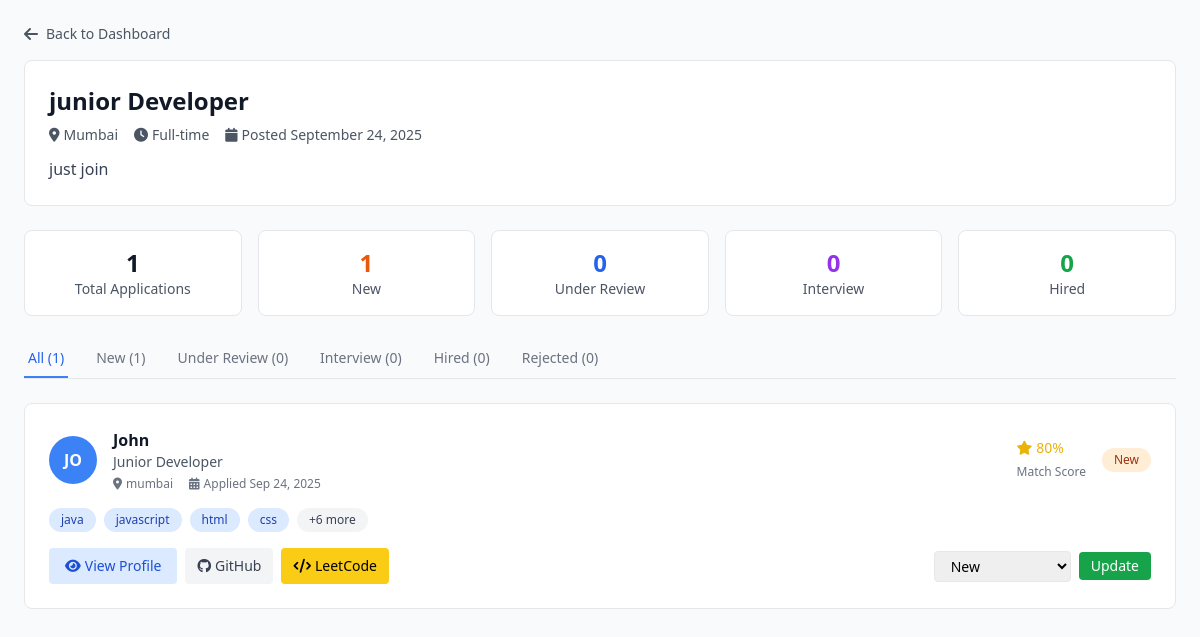
Page /recruiter/job/9/applications/ (signed in) on the committed database.
### jobs/models.py (models this page shows, shortened)
class Job(models.Model):
    recruiter = models.ForeignKey(settings.AUTH_USER_MODEL, on_delete=models.CASCADE, related_name='jobs')
    title = models.CharField(max_length=255)
    department = models.CharField(max_length=255, blank=True, null=True)
    job_type = models.CharField(max_length=20, choices=JOB_TYPE_CHOICES, default='full-time')
    location = models.CharField(max_length=255, blank=True, null=True)
    salary_min = models.PositiveIntegerField(blank=True, null=True)
    salary_max = models.PositiveIntegerField(blank=True, null=True)
    description = models.TextField(blank=True, null=True)
    requirements = models.JSONField(default=list, blank=True)
    benefits = models.JSONField(default=list, blank=True)
    status = models.CharField(max_length=20, choices=STATUS_CHOICES, default='draft')
    created_at = models.DateTimeField(auto_now_add=True)

class Application(models.Model):
    STATUS_CHOICES = [
        ('applied', 'Applied'),
        ('under_review', 'Under Review'),
        ('interview', 'Interview'),
        ('hired', 'Hired'),
        ('rejected', 'Rejected'),
    ]
    job = models.ForeignKey('Job', on_delete=models.CASCADE, related_name='applications')
    developer = models.ForeignKey(User, on_delete=models.CASCADE, related_name='applications')
    status = models.CharField(max_length=20, choices=STATUS_CHOICES, default='applied')
    applied_at = models.DateTimeField(default=timezone.now)
    updated_at = models.DateTimeField(auto_now=True)
    notes = models.TextField(blank=True, null=True)  # For internal recruiter notes
    class Meta:
        unique_together = ('job', 'developer')  # Prevent duplicate applications
        ordering = ['-applied_at']

### accounts/models.py (models this page shows, shortened)
class DeveloperProfile(models.Model):
    user = models.OneToOneField(User, on_delete=models.CASCADE)
    username = models.CharField(max_length=100)
    phone = models.CharField(max_length=15)
    location = models.CharField(max_length=100)
    title = models.CharField(max_length=100)
    experience = models.CharField(max_length=50)
    salary = models.DecimalField(max_digits=10, decimal_places=2, null=True, blank=True)
    summary = models.TextField()
    github_url = models.URLField(blank=True, null=True)
    leetcode_url = models.URLField(blank=True, null=True)
    resume = models.FileField(upload_to="resumes/", null=True, blank=True)
    skills = models.JSONField(default=list, blank=True)  # ✅ store parsed keywords

class User(AbstractUser):
    USER_TYPE_CHOICES = (
        ('developer', 'Developer'),
        ('recruiter', 'Recruiter'),
    )
    username = None
    email = models.EmailField(_('email address'), unique=True)
    user_type = models.CharField(max_length=20, choices=USER_TYPE_CHOICES)
    USERNAME_FIELD = 'email'
    REQUIRED_FIELDS = []
    objects = CustomUserManager()

### recruiter/views.py (the view)
# urls.py: path('job/<int:job_id>/applications/', views.applications_by_job, name='job_applications'),
@login_required
def applications_by_job(request, job_id):
    job = get_object_or_404(Job, id=job_id, recruiter=request.user)
    applications = Application.objects.filter(job=job).select_related('developer').order_by('-applied_at')
    ai_matcher =  JobMatchingAI()
    processed_applications = []
    for app in applications:
        try:
            profile = DeveloperProfile.objects.get(user=app.developer)
        except DeveloperProfile.DoesNotExist:
            continue
        match_analysis = ai_matcher.calculate_comprehensive_match_score(profile, job)
        candidate_skills = getattr(profile, 'skills', []) or []
        if isinstance(candidate_skills, str):
            try:
                candidate_skills = json.loads(candidate_skills)
            except:
                candidate_skills = []
        processed_applications.append({
            'application': app,
            'profile': profile,
            'match_score': int(match_analysis.get('overall_score', 0)),
            'skills': candidate_skills[:4] if candidate_skills else [],
            'extra_skills_count': max(0, len(candidate_skills) - 4) if candidate_skills else 0,
            'match_analysis': match_analysis,
        })
    processed_applications.sort(key=lambda x: x['match_score'], reverse=True)
    stats = {
        'applied': applications.filter(status='applied').count(),
        'under_review': applications.filter(status='under_review').count(),
        'interview': applications.filter(status='interview').count(),
        'hired': applications.filter(status='hired').count(),
        'rejected': applications.filter(status='rejected').count(),
    }
    context = {
        'job': job,
        'applications': processed_applications,
        'stats': stats,
        'total_applications': len(processed_applications),
    }
    return render(request, 'recruiter/job_applications.html', context)

### templates/recruiter/job_applications.html (shortened to what this page needs)
<!DOCTYPE html>
<html lang="en">
<head>
    <script src="https://cdn.tailwindcss.com"></script>
    <link href="https://cdnjs.cloudflare.com/ajax/libs/font-awesome/6.0.0/css/all.min.css" rel="stylesheet">
</head>
<body class="bg-gray-50">
    <div class="max-w-7xl mx-auto p-6">
        <div class="mb-6">
            <div class="flex items-center mb-4">
                <a href="{% url 'recruiter:dashboard' %}" class="flex items-center text-gray-600 hover:text-gray-800 mr-4">
                    <i class="fas fa-arrow-left mr-2"></i>
                    <span class="text-sm font-medium">Back to Dashboard</span>
                </a>
            </div>
            <div class="bg-white rounded-lg p-6 border">
                <h1 class="text-2xl font-bold text-gray-900 mb-2">{{ job.title }}</h1>
                <div class="flex items-center text-gray-600 text-sm space-x-4 mb-3">
                    <span><i class="fas fa-map-marker-alt mr-1"></i>{{ job.location }}</span>
                    <span><i class="fas fa-clock mr-1"></i>{{ job.get_job_type_display }}</span>
                    <span><i class="fas fa-calendar mr-1"></i>Posted {{ job.created_at|date:"F j, Y" }}</span>
                </div>
                <p class="text-gray-700">{{ job.description|truncatewords:30 }}</p>
            </div>
        </div>
        <div class="grid grid-cols-5 gap-4 mb-8">
            <div class="bg-white rounded-lg p-4 border hover:shadow-md transition-shadow">
                <div class="text-center">
                    <h3 class="text-2xl font-bold text-gray-900">{{ total_applications }}</h3>
                    <p class="text-sm text-gray-600">Total Applications</p>
                </div>
            </div>
            <div class="bg-white rounded-lg p-4 border hover:shadow-md transition-shadow">
                <div class="text-center">
                    <h3 class="text-2xl font-bold text-orange-600">{{ stats.applied }}</h3>
                    <p class="text-sm text-gray-600">New</p>
                </div>
            </div>
            <div class="bg-white rounded-lg p-4 border hover:shadow-md transition-shadow">
                <div class="text-center">
                    <h3 class="text-2xl font-bold text-blue-600">{{ stats.under_review }}</h3>
                    <p class="text-sm text-gray-600">Under Review</p>
                </div>
            </div>
            <div class="bg-white rounded-lg p-4 border hover:shadow-md transition-shadow">
                <div class="text-center">
                    <h3 class="text-2xl font-bold text-purple-600">{{ stats.interview }}</h3>
                    <p class="text-sm text-gray-600">Interview</p>
                </div>
            </div>
            <div class="bg-white rounded-lg p-4 border hover:shadow-md transition-shadow">
                <div class="text-center">
                    <h3 class="text-2xl font-bold text-green-600">{{ stats.hired }}</h3>
                    <p class="text-sm text-gray-600">Hired</p>
                </div>
            </div>
        </div>
        <div class="mb-6">
            <div class="flex space-x-6 border-b border-gray-200">
                <button class="pb-2 px-1 border-b-2 border-blue-500 text-sm font-medium text-blue-600 tab-filter" data-status="all">
                    All ({{ total_applications }})
                </button>
                <button class="pb-2 px-1 border-b-2 border-transparent text-sm font-medium text-gray-500 hover:text-gray-700 tab-filter" data-status="applied">
                    New ({{ stats.applied }})
                </button>
                <button class="pb-2 px-1 border-b-2 border-transparent text-sm font-medium text-gray-500 hover:text-gray-700 tab-filter" data-status="under_review">
                    Under Review ({{ stats.under_review }})
                </button>
                <button class="pb-2 px-1 border-b-2 border-transparent text-sm font-medium text-gray-500 hover:text-gray-700 tab-filter" data-status="interview">
                    Interview ({{ stats.interview }})
                </button>
                <button class="pb-2 px-1 border-b-2 border-transparent text-sm font-medium text-gray-500 hover:text-gray-700 tab-filter" data-status="hired">
                    Hired ({{ stats.hired }})
                </button>
                <button class="pb-2 px-1 border-b-2 border-transparent text-sm font-medium text-gray-500 hover:text-gray-700 tab-filter" data-status="rejected">
                    Rejected ({{ stats.rejected }})
                </button>
            </div>
        </div>
        <div class="space-y-4">
            {% for app_data in applications %}
            {% with application=app_data.application profile=app_data.profile %}
            <div class="bg-white rounded-lg p-6 border candidate-card" data-status="{{ application.status }}">
                <div class="flex items-center justify-between mb-4">
                    <div class="flex items-center space-x-4">
                        <div class="w-12 h-12 {% cycle 'bg-blue-500' 'bg-green-500' 'bg-purple-500' 'bg-red-500' 'bg-yellow-500' 'bg-indigo-500' %} rounded-full flex items-center justify-center text-white font-semibold">
                            {{ profile.username|default:application.developer.email|slice:":2"|upper }}
                        </div>
                        <div>
                            <h3 class="font-semibold text-gray-900">{{ profile.username|default:application.developer.email }}</h3>
                            <p class="text-gray-600 text-sm">{{ profile.title|default:"Developer" }}</p>
                            <div class="flex items-center text-xs text-gray-500 mt-1">
                                <i class="fas fa-map-marker-alt mr-1"></i>
                                <span>{{ profile.location|default:"Location not specified" }}</span>
                                <i class="fas fa-calendar-alt ml-4 mr-1"></i>
                                <span>Applied {{ application.applied_at|date:"M j, Y" }}</span>
                            </div>
                        </div>
                    </div>
                    <div class="flex items-center space-x-4">
                        <div class="text-center">
                            <div class="flex items-center text-yellow-500">
                                <i class="fas fa-star text-sm"></i>
                                <span class="text-sm font-medium ml-1">{{ app_data.match_score }}%</span>
                            </div>
                            <span class="text-xs text-gray-500">Match Score</span>
                        </div>
                        <div class="flex items-center space-x-2">
                            <span class="px-3 py-1 rounded-full text-xs font-medium
                                {% if application.status == 'applied' %}
                                    bg-orange-100 text-orange-800
                                {% elif application.status == 'under_review' %}
                                    bg-blue-100 text-blue-800
                                {% elif application.status == 'interview' %}
                                    bg-purple-100 text-purple-800
                                {% elif application.status == 'hired' %}
                                    bg-green-100 text-green-800
                                {% elif application.status == 'rejected' %}
                                    bg-red-100 text-red-800
                                {% endif %}">
                                {% if application.status == 'applied' %}New
                                {% elif application.status == 'under_review' %}Under Review
                                {% elif application.status == 'interview' %}Interview
                                {% elif application.status == 'hired' %}Hired
                                {% elif application.status == 'rejected' %}Rejected
                                {% else %}{{ application.status|title }}
                                {% endif %}
                            </span>
                        </div>
                    </div>
                </div>
                <div class="mb-4">
                    <div class="flex flex-wrap gap-2">
                        {% for skill in app_data.skills %}
                        <span class="px-3 py-1 bg-blue-100 text-blue-800 rounded-full text-xs font-medium">{{ skill }}</span>
                        {% endfor %}
                        {% if app_data.extra_skills_count > 0 %}
                        <span class="px-3 py-1 bg-gray-100 text-gray-700 rounded-full text-xs font-medium">+{{ app_data.extra_skills_count }} more</span>
                        {% endif %}
                    </div>
                </div>
                <div class="flex items-center justify-between">
                    <div class="flex items-center space-x-2">
                        <a href="{% url 'recruiter:candidate_detail' application.id %}"
                           class="px-4 py-2 bg-blue-100 text-blue-700 rounded hover:bg-blue-200 transition-colors text-sm">
                            <i class="fas fa-eye mr-1"></i>View Profile
                        </a>
                        {% if profile.github_url %}
                        <a href="{{ profile.github_url }}" target="_blank"
                           class="px-3 py-2 bg-gray-100 text-gray-700 rounded hover:bg-gray-200 transition-colors text-sm">
                            <i class="fab fa-github mr-1"></i>GitHub
                        </a>
                        {% endif %}
                        {% if profile.leetcode_url %}
                        <a href="{{ profile.leetcode_url }}" target="_blank"
                           class="px-3 py-2 bg-yellow-400 text-black-700 rounded hover:bg-green-200 transition-colors text-sm">
                          <i class="fas fa-code mr-1"></i>LeetCode
                        </a>
                        {% endif %}
                    </div>
                    <form method="POST" action="{% url 'recruiter:update_application_status' application.id %}"
                          class="flex items-center space-x-2 quick-status-form">
                        <select name="status" class="px-3 py-1 border rounded text-sm status-select">
                            <option value="applied" {% if application.status == 'applied' %}selected{% endif %}>New</option>
                        </select>
                        <button type="submit" class="px-3 py-1 bg-green-600 text-white rounded hover:bg-green-700 transition-colors text-sm">
                            Update
                        </button>
                    </form>
                </div>
            </div>
            {% endwith %}
            {% empty %}
            <div class="bg-white rounded-lg p-8 border text-center">
                <i class="fas fa-users text-4xl text-gray-300 mb-4"></i>
                <h3 class="text-lg font-medium text-gray-900 mb-2">No Applications Yet</h3>
                <p class="text-gray-600">No candidates have applied to this job yet.</p>
            </div>
            {% endfor %}
        </div>
    </div>
</body>
</html>

### rows in the picture
Job: title "junior Developer", location "Mumbai", job_type "Full-time", created_at "September 24, 2025", description "just join"
Application: profile.username "JO", profile.username "John", profile "Junior Developer", profile.location "mumbai", application.applied_at "Sep 24, 2025", match_score "80", shows "New", skills "java" "javascript" "html" "css", extra_skills_count "6", status "New"

### other values in the picture
{{ total_applications }} "1"
{{ stats.applied }} "1"
{{ stats.under_review }} "0"
{{ stats.interview }} "0"
{{ stats.hired }} "0"
{{ stats.rejected }} "0"
